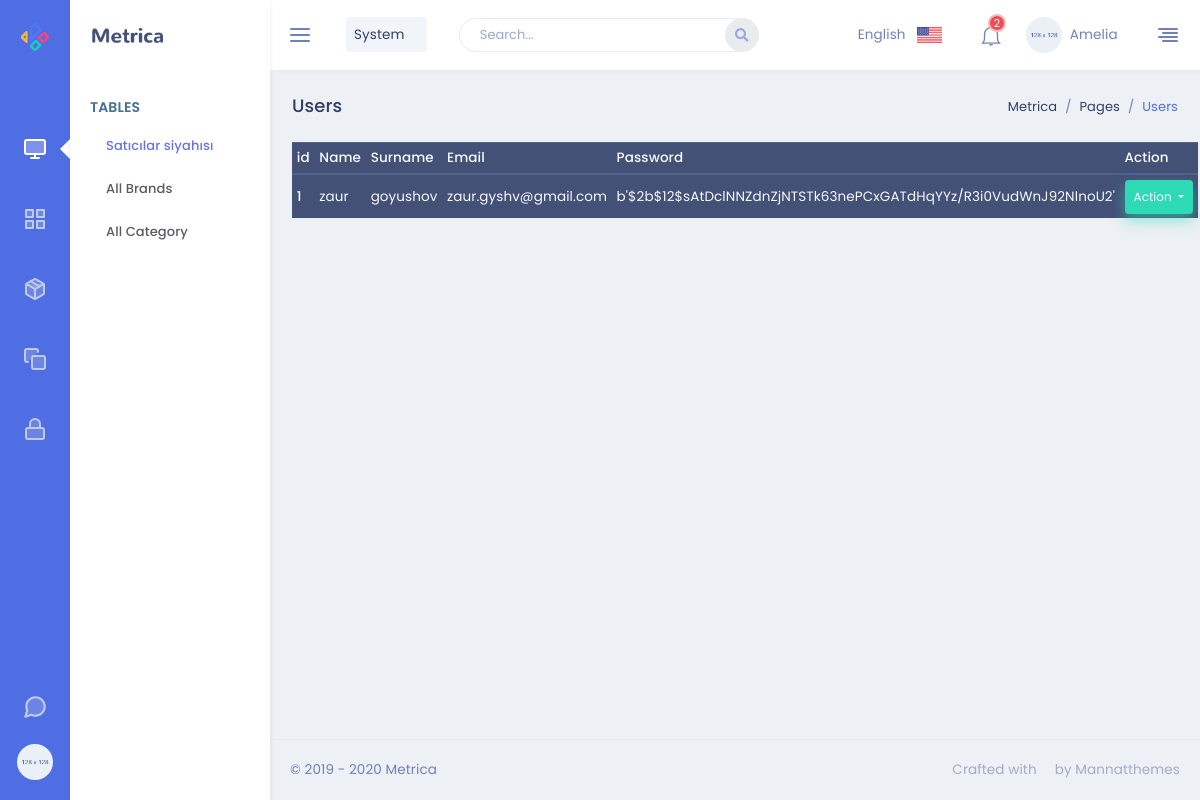
Before: /admin/users with the older database file.
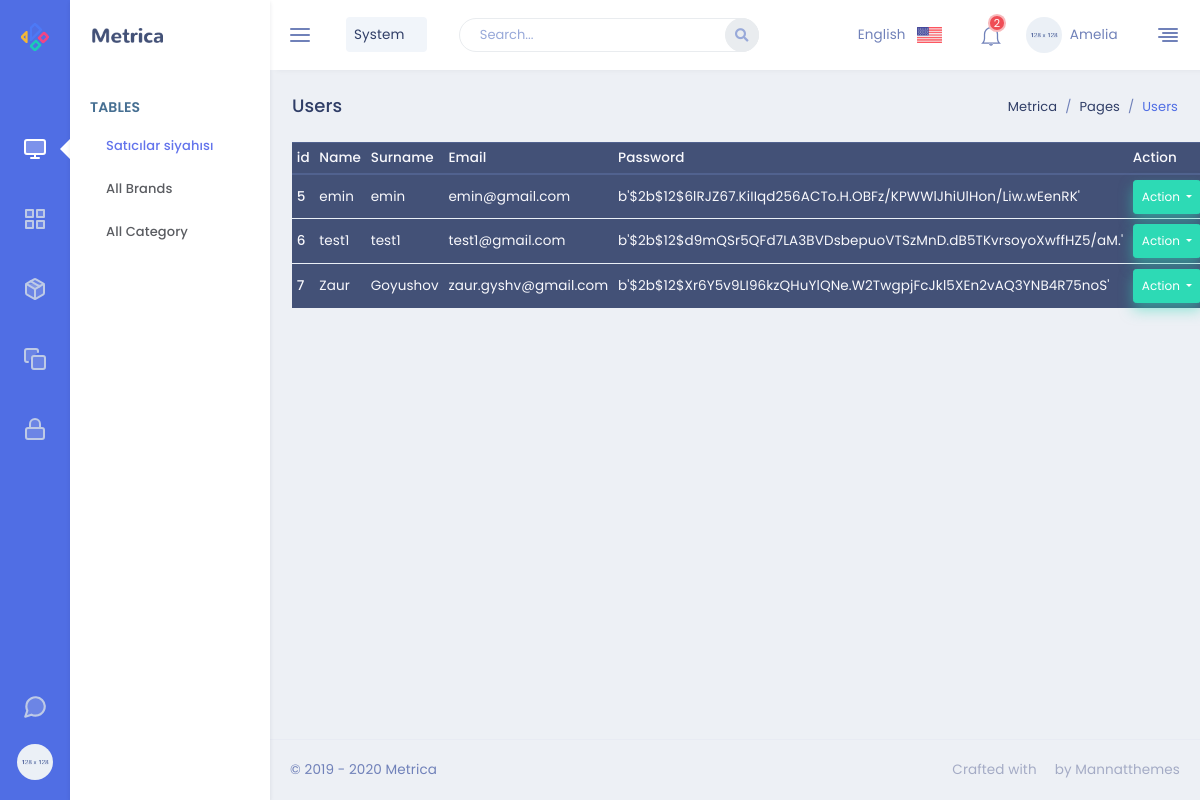
After: the same page with the newer database file.
### Shop/Dashboard/models.py (models this page shows)
class User(db.Model,UserMixin):
    id = db.Column(db.Integer, primary_key=True)
    name = db.Column(db.String(30),  nullable=False)
    username = db.Column(db.String(80),  nullable=False)
    email = db.Column(db.String(120), unique=True, nullable=False)
    password = db.Column(db.String(180),  nullable=False)
    products = db.relationship('Products', backref='user', lazy=True)

### Shop/Dashboard/routes.py (the view)
@app.route('/admin/users', methods=['GET', 'POST'])
def users():
    user_info=User.query.all()
    return render_template('admin/user.html', table_info = user_info ,title='Users')

### Shop/templates/admin/user.html (shortened to what this page needs)
{% extends 'admin.html' %}
{% block content %}
<table class="table table-sm table-dark">
    <thead>
      <tr>
        <th scope="col">id</th>
        <th scope="col">Name</th>
        <th scope="col">Surname</th>
        <th scope="col">Email</th>
        <th scope="col">Password</th>
        <th scope="col">Action</th>
      </tr>
    </thead>
    <tbody>
      {% for user in table_info %}
      <tr>
        <th scope="row">{{user.id}}</th>
        <td>{{user.name}}</td>
        <td>{{user.username}}</td>
        <td>{{user.email}}</td>
        <td>{{user.password}}</td>
        <td>
        <div class="btn-group">
        <button type="button" class="btn btn-success btn-sm dropdown-toggle" data-toggle="dropdown" aria-haspopup="true" aria-expanded="false">
        Action
        </button>
         </div>
        </td>
      </tr>
      {% endfor %}
    </tbody>
  </table>
  {% endblock content %}

Changed rows visible on the page:
removed User: id "1", name "zaur", username "goyushov", email "zaur.gyshv@gmail.com", password "b'$2b$12$sAtDclNNZdnZjNTSTk63nePCxGATdHqYYz/R3i0VudWnJ92NlnoU2'"
added User: id "5", name "emin", username "emin", email "emin@gmail.com", password "b'$2b$12$6lRJZ67.KiIIqd256ACTo.H.OBFz/KPWWlJhiUlHon/Liw.wEenRK'"
added User: id "6", name "test1", username "test1", email "test1@gmail.com", password "b'$2b$12$d9mQSr5QFd7LA3BVDsbepuoVTSzMnD.dB5TKvrsoyoXwffHZ5/aM.'"
added User: id "7", name "Zaur", username "Goyushov", email "zaur.gyshv@gmail.com", password "b'$2b$12$Xr6Y5v9LI96kzQHuYlQNe.W2TwgpjFcJkl5XEn2vAQ3YNB4R75noS'"
